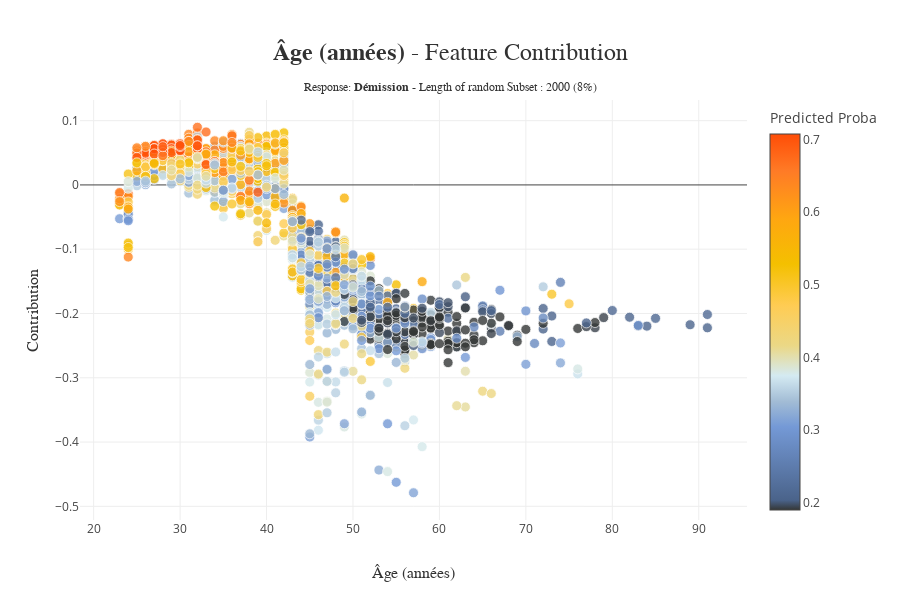

The notebook cell saved with this chart:
### Code cell
xpl.plot.contribution_plot(col="Âge (années)")

### Figure 1 — Plotly figure (JSON) as saved in the notebook; plotly's stock layout.template omitted (floating-point values rounded to 4 significant figures; data arrays with more than 128 entries replaced by an {"elided": "..."} marker saying what was removed)
{"data": [{"customdata": {"elided": "2000 int values"}, "hovertemplate": "<b>%{hovertext}</b><br />Âge (années) : %{x}<br />Contribution: %{y:.4f}<extra></extra>", "hovertext": {"elided": "2000 str values"}, "marker": {"color": {"elided": "2000 float values"}, "coloraxis": "coloraxis", "line": {"color": "white", "width": 0.8}, "opacity": 0.8, "size": 10}, "mode": "markers", "type": "scatter", "x": {"elided": "2000 int values"}, "y": {"elided": "2000 float values"}}], "layout": {"coloraxis": {"colorbar": {"title": {"text": "Predicted Proba"}}, "colorscale": [[0, "rgb(52, 55, 54)"], [0.02594, "rgb(74, 99, 138)"], [0.2208, "rgb(116, 153, 214)"], [0.2883, "rgb(162, 188, 213)"], [0.3571, "rgb(212, 234, 242)"], [0.4365, "rgb(235, 216, 134)"], [0.5447, "rgb(255, 204, 83)"], [0.6539, "rgb(244 ,192, 0)"], [0.7759, "rgb(255, 166, 17)"], [0.9012, "rgb(255, 123, 38)"], [1, "rgb(255, 77, 7)"]]}, "height": 600, "hovermode": "closest", "title": {"font": {"color": "rgb(50, 50, 50)", "family": "Arial", "size": 24}, "text": "<b>Âge (années)</b> - Feature Contribution<span style='font-size: 12px;'><br />Response: <b>Démission</b> - Length of random Subset : 2000 (8%)</span>", "x": 0.5, "xanchor": "center", "y": 0.9, "yanchor": "middle"}, "width": 900, "xaxis": {"automargin": true, "title": {"font": {"color": "rgb(50, 50, 50)", "family": "Arial Black", "size": 16}, "text": "Âge (années)"}}, "yaxis": {"automargin": true, "title": {"font": {"color": "rgb(50, 50, 50)", "family": "Arial Black", "size": 16}, "text": "Contribution"}}}}
